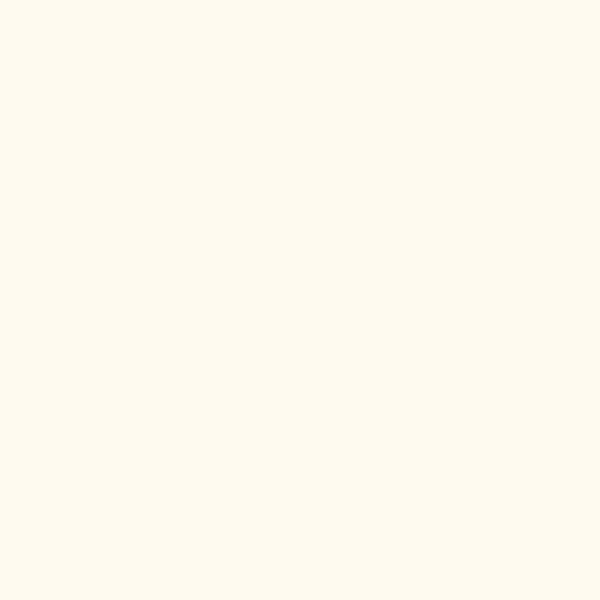
Frame 1 (no input)
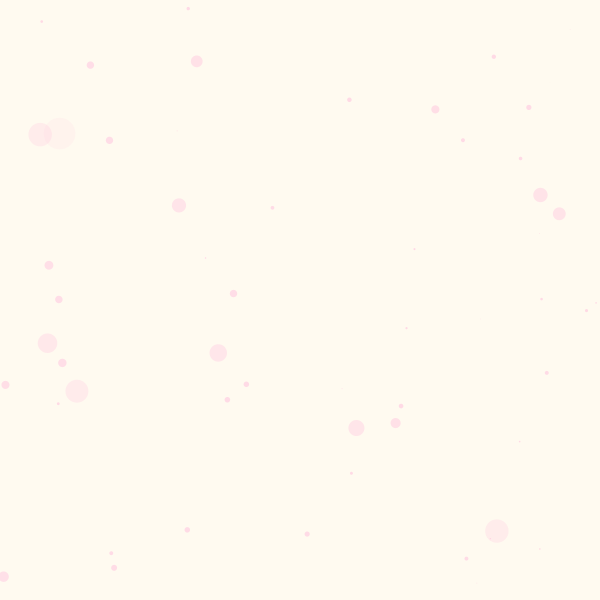
Frame 60 (the mouse pressed at the canvas centre just before this capture)
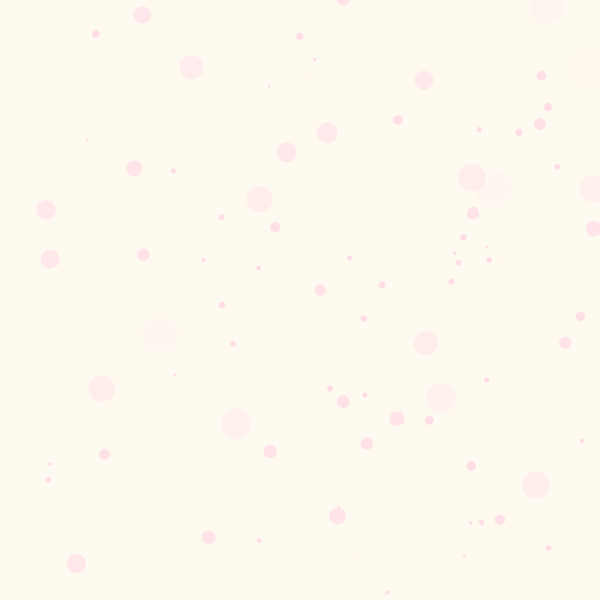
Frame 120 (the mouse held since frame 60 and released just before this capture)

The Processing sketch that drew these frames (run headless with seeded random() and noise(); from frame 60 on, the mouse is pressed at the canvas centre):

// Processing sketch: Portfolio_Particles_Code
// ── Portfolio_Particles_Code.pde
//Pvector Particle Assignment
// Juliette Bricker
// Comp Sci 30
// Help from Mr. Harms

//Generate new particles in a list
ArrayList <Particle> particles = new ArrayList<Particle>();
boolean cycle = true;

void setup() {
  size(600, 600);
  noStroke();
  rectMode(CENTER);
}

void draw() {
  background(255,250,240);
  // continually add new particles
  particles.add(new Particle());                               
  for ( int i = 0; i< particles.size(); i++) {
// remove particles after lifetime runs out
    if (particles.get(i).isAlive()==false) {
      particles.remove(i);
    }
    particles.get(i).display();
    particles.get(i).move();//return a particle object 
  }
  
}

void mouseClicked(){
  if( cycle == true){
    cycle = false;
  }
  else{
    cycle = true;
  }
}

// ── Particle.pde
class Particle{
  
  //Properties
  PVector location;
  PVector velocity;
  int size;// dimensions AKA size of particle
  boolean alive; // Boolean used to detect whether a particle is alive and if not remove it
  float LIFETIME = random(10,600); // how many frames a particle lives
  int steps;// counts frames

 
  //Constructor
  Particle(){
    velocity = new PVector(random(-1,1), random(-1,1));
    location = new PVector(random(0,width), random(0,height)); //location initialized
    size = 20;
    steps = 0;
    alive = true;// when created the particle is alive
  }
  
  //Functions
  void move(){
    location.add(velocity);
    steps++;// increase steps each time draw loops
    if(steps> LIFETIME){// kill it when it hits life time
      alive = false;
    }
  }
  
  void display(){
    // push and pop so rotation axis is in the middle of the square not the top corner
    pushMatrix();
    translate(location.x, location.y);
    if (cycle == true){
      fill(255,205,225,map(steps,0,LIFETIME,200,0));
    }
    else{
      fill(255,205,120,map(steps,0,LIFETIME,200,0));
    }
    
    scale(map(steps,0,LIFETIME,0,2));
    //rotate(radians(steps*2));// spin the degrees of steps times 2
    ellipse(0,0,size,size);
    popMatrix();
  }
  
  boolean isAlive(){
    return alive;
  }
}
